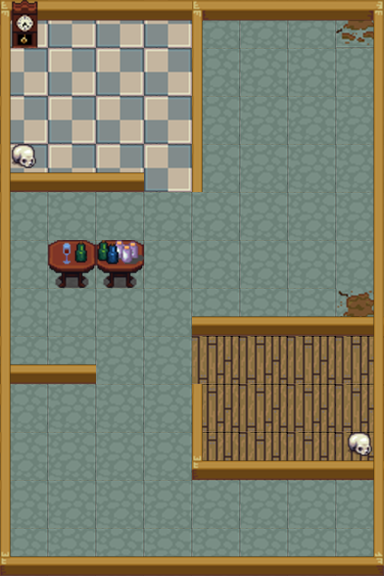

A 2D game scene composited from a Tiled map and its tileset images. What follows is a short description and the map's XML, with every tile layer's data as written:
An orthogonal 8x12 tile map with 48x48 px tiles, 5 tile layers (pisos, paredes, muros_exterior, decoracion1, ...).

<map version="1.9" tiledversion="1.9.1" orientation="orthogonal" renderorder="right-down" width="8" height="12" tilewidth="48" tileheight="48" infinite="0" nextlayerid="6" nextobjectid="1">
 <editorsettings>
  <export target="mapa_scena1_test02.json" format="json" />
 </editorsettings>
 <tileset firstgid="1" name="interior48x48" tilewidth="48" tileheight="48" tilecount="256" columns="16">
  <image source="../interior002/interior48x48.png" width="768" height="768" />
 </tileset>
 <layer id="2" name="pisos" width="8" height="12">
  <data encoding="csv">
65,65,65,65,66,66,66,82,
65,65,65,65,66,66,66,66,
65,65,65,65,66,66,66,66,
65,65,65,65,66,66,66,66,
66,66,66,66,66,66,66,66,
66,66,66,66,66,66,66,66,
66,66,66,66,66,66,66,82,
66,66,66,66,49,49,49,49,
66,66,66,66,49,49,49,49,
66,66,66,66,49,49,49,49,
66,66,66,66,66,66,66,66,
66,66,66,66,66,66,66,66
</data>
 </layer>
 <layer id="3" name="paredes" width="8" height="12">
  <data encoding="csv">
0,0,0,0,0,0,0,0,
0,0,0,0,19,0,0,0,
0,0,0,0,19,0,0,0,
36,36,36,0,19,0,0,0,
0,0,0,0,0,0,0,0,
0,0,0,0,0,0,0,0,
0,0,0,0,36,36,36,36,
36,36,0,0,0,0,0,0,
0,0,0,0,19,0,0,0,
0,0,0,0,35,36,36,36,
0,0,0,0,0,0,0,0,
0,0,0,0,0,0,0,0
</data>
 </layer>
 <layer id="1" name="muros_exterior" width="8" height="12">
  <data encoding="csv">
3,4,4,4,3,4,4,5,
19,0,0,0,0,0,0,21,
19,0,0,0,0,0,0,21,
19,0,0,0,0,0,0,21,
19,0,0,0,0,0,0,21,
19,0,0,0,0,0,0,21,
19,0,0,0,0,0,0,21,
19,0,0,0,0,0,0,21,
19,0,0,0,0,0,0,21,
19,0,0,0,0,0,0,21,
19,0,0,0,0,0,0,21,
35,36,36,36,36,36,36,37
</data>
 </layer>
 <layer id="4" name="decoracion1" width="8" height="12">
  <data encoding="csv">
162,0,0,0,0,0,0,0,
0,0,0,0,0,0,0,0,
0,0,0,0,0,0,0,0,
26,0,0,0,0,0,0,0,
0,0,0,0,0,0,0,0,
0,46,46,0,0,0,0,0,
0,0,0,0,0,0,0,0,
0,0,0,0,0,0,0,0,
0,0,0,0,0,0,0,0,
0,0,0,0,0,0,0,26,
0,0,0,0,0,0,0,0,
0,0,0,0,0,0,0,0
</data>
 </layer>
 <layer id="5" name="decoracion2" width="8" height="12">
  <data encoding="csv">
0,0,0,0,0,0,0,0,
0,0,0,0,0,0,0,0,
0,0,0,0,0,0,0,0,
0,0,0,0,0,0,0,0,
0,0,0,0,0,0,0,0,
0,7,74,0,0,0,0,0,
0,0,0,0,0,0,0,0,
0,0,0,0,0,0,0,0,
0,0,0,0,0,0,0,0,
0,0,0,0,0,0,0,0,
0,0,0,0,0,0,0,0,
0,0,0,0,0,0,0,0
</data>
 </layer>
</map>